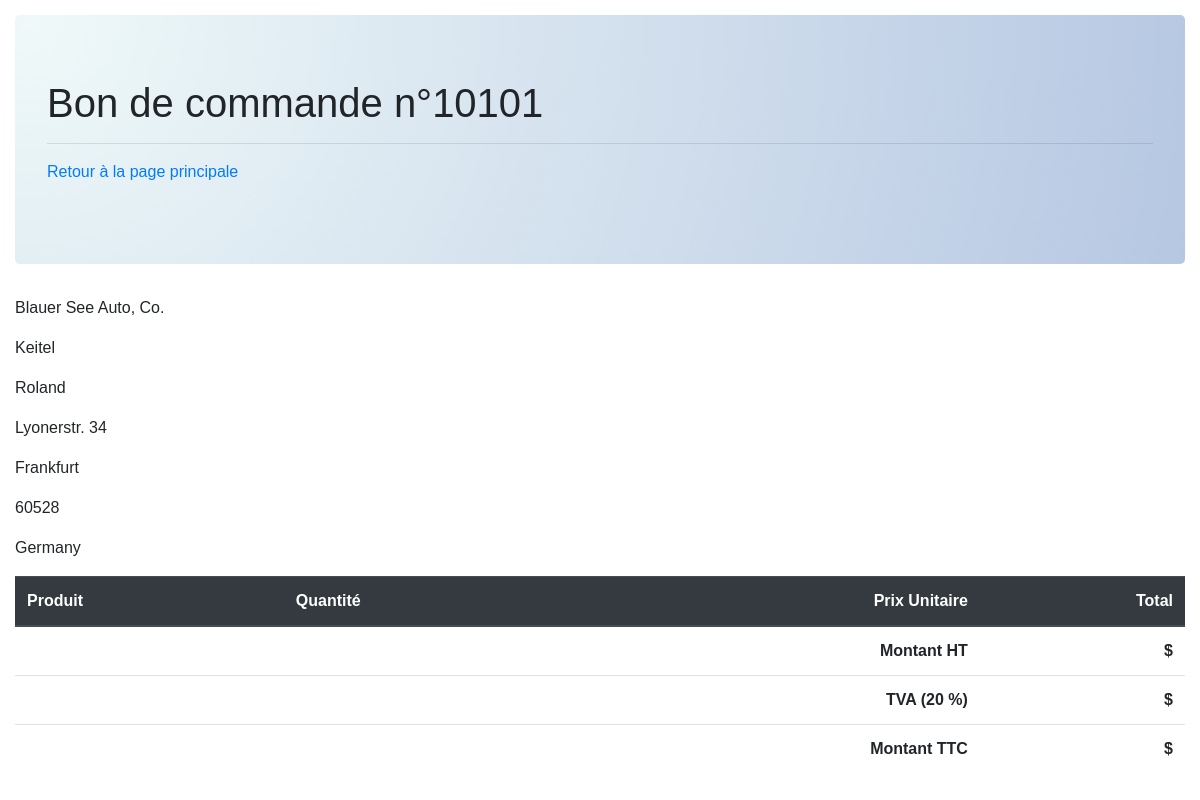
Screenshot of /projet1/projet_php/invoice.php?orderNumber=10101 with the database file from the repository.
### tables this page shows
CREATE TABLE `customers` (
  `customerNumber` int(11) NOT NULL,
  `customerName` varchar(50) NOT NULL,
  `contactLastName` varchar(50) NOT NULL,
  `contactFirstName` varchar(50) NOT NULL,
  `phone` varchar(50) NOT NULL,
  `addressLine1` varchar(50) NOT NULL,
  `addressLine2` varchar(50) DEFAULT NULL,
  `city` varchar(50) NOT NULL,
  `state` varchar(50) DEFAULT NULL,
  `postalCode` varchar(15) DEFAULT NULL,
  `country` varchar(50) NOT NULL,
  `salesRepEmployeeNumber` int(11) DEFAULT NULL,
  `creditLimit` double DEFAULT NULL,
  PRIMARY KEY (`customerNumber`),
  KEY `salesRepEmployeeNumber` (`salesRepEmployeeNumber`),
  CONSTRAINT `customers_ibfk_1` FOREIGN KEY (`salesRepEmployeeNumber`) REFERENCES `employees` (`employeeNumber`)
);

### projet1/projet_php/invoice.php (called while the page is built)
<?php
$user = 'root';
$pass = 'root';
$bdd = new PDO('mysql:host=localhost:8889;dbname=classicmodels', $user, $pass);
$queryCustomer = $bdd-> prepare('SELECT customers.customerName,  customers.contactLastName, customers.contactFirstName, customers.addressLine1, customers.city, customers.postalCode, customers.country
                               FROM customers
                                JOIN orders on orders.customerNumber = customers.customerNumber
                               WHERE orders.orderNumber = :ancOrderNumber');
$queryCustomer->execute(['ancOrderNumber' => $_GET['orderNumber']]);
$resCustomer = $queryCustomer->fetch(PDO::FETCH_ASSOC);
include 'templates/invoice.phtml';
?>

### projet1/projet_php/templates/invoice.phtml (the view, shortened to what this page needs)
<!DOCTYPE html>
<html lang="en">
<head>
    <link href="https://cdnjs.cloudflare.com/ajax/libs/twitter-bootstrap/4.4.1/css/bootstrap.min.css" rel="stylesheet">
    <link href="css/orders.css" rel="stylesheet">
</head>
<body class="container-fluid">
    <header class="jumbotron">
        <h1>Bon de commande n°<?= $_GET['orderNumber'] ?></h1>
        <hr>
        <p><a href="index.php">Retour à la page principale</a></p>
    </header>
    <section>
        <?php
            echo '<p>'.$resCustomer['customerName'].'</p>';
            echo '<p>'.$resCustomer['contactLastName'].'</p>';
            echo '<p>'.$resCustomer['contactFirstName'].'</p>';
            echo '<p>'.$resCustomer['addressLine1'].'</p>';
            echo '<p>'.$resCustomer['city'].'</p>';
            echo '<p>'.$resCustomer['postalCode'].'</p>';
            echo '<p>'.$resCustomer['country'].'</p>';
        ?>
    </section>
    <table class="table">
        <thead class="thead-dark">
            <tr>
                <th>Produit</th>
                <th>Quantité</th>
                <th class="text-right">Prix Unitaire</th>
                <th class="text-right">Total</th>
            </tr>
        </thead>
        <tfoot>
            <tr>
                <th class="text-right" colspan="3">Montant HT</th>
                <th class="text-right"> $</th>
            </tr>
            <tr>
                <th class="text-right" colspan="3">TVA (20 %)</th>
                <th class="text-right"> $</th>
            </tr>
            <tr>
                <th class="text-right" colspan="3">Montant TTC</th>
                <th class="text-right"> $</th>
            </tr>
        </tfoot>
    </table>
</body>
</html>

### projet1/projet_php/css/orders.css (style rules this page uses)
* { box-sizing: border-box; }
body { font-family: Montserrat, sans-serif; padding-top: 15px; }
h1 { font-weight: 300; }
.jumbotron { background-image: radial-gradient( circle farthest-corner at 1.3% 2.8%, rgba(239,249,249,1) 0%, rgba(182,199,226,1) 100.2% ); }

### rows the page displays
customers: customerName "Blauer See Auto, Co.", contactLastName "Keitel", contactFirstName "Roland", addressLine1 "Lyonerstr. 34", city "Frankfurt", postalCode "60528", country "Germany"

### other values shown
$_GET['orderNumber'] "10101"
